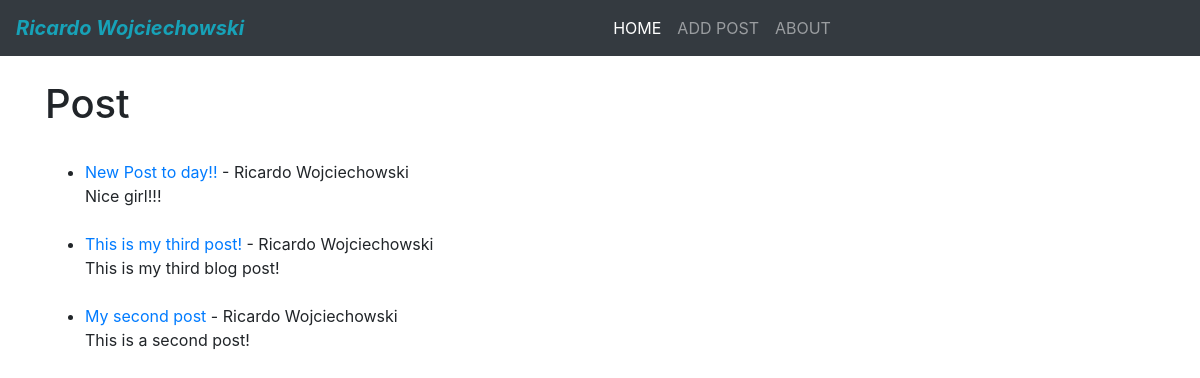
Before: / with the older database file.
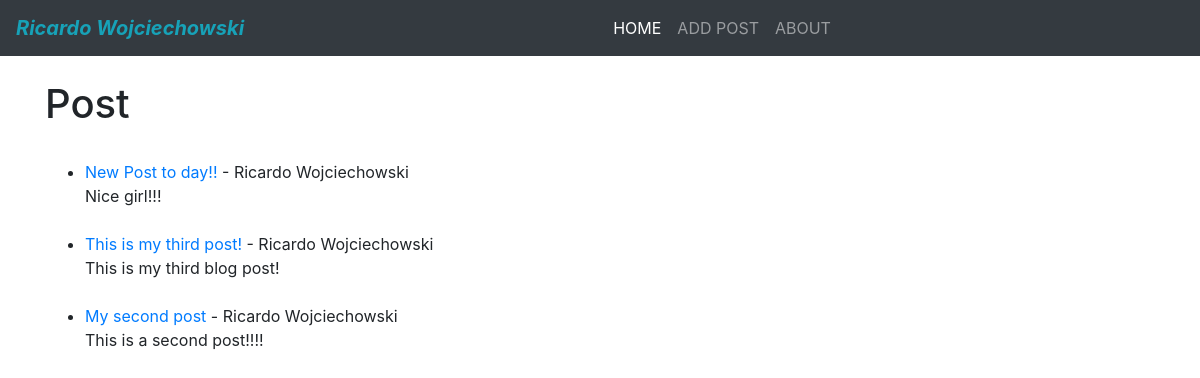
After: the same page with the newer database file.
### blog/models.py (models this page shows, shortened)
class Post(models.Model):
    title = models.CharField(max_length=255)
    title_tag = models.CharField(max_length=255, default="Post")
    author = models.ForeignKey(User, on_delete=models.CASCADE)
    body = models.TextField()

### blog/views.py (the view)
# urls.py: path('', HomeView.as_view(), name="home"),
class HomeView(ListView):
    model = Post
    template_name = 'home.html'
    ordering = ['-id']

### blog/templates/home.html
{% extends 'base.html' %}
{% block content %}
<h1>Post</h1>
<ul>
    {% for post in object_list %}
    <br>
    <li>
        <a href="{% url 'article-detail' post.pk %}">{{ post.title }}</a>
        - {{ post.author.first_name }} {{ post.author.last_name }}
        <br />
        {{ post.body }}
    </li>
    {% endfor %}
</ul>
{% endblock %}

Changed rows visible on the page:
changed Post "My second post": body "This is a second post!" → "This is a second post!!!!"
